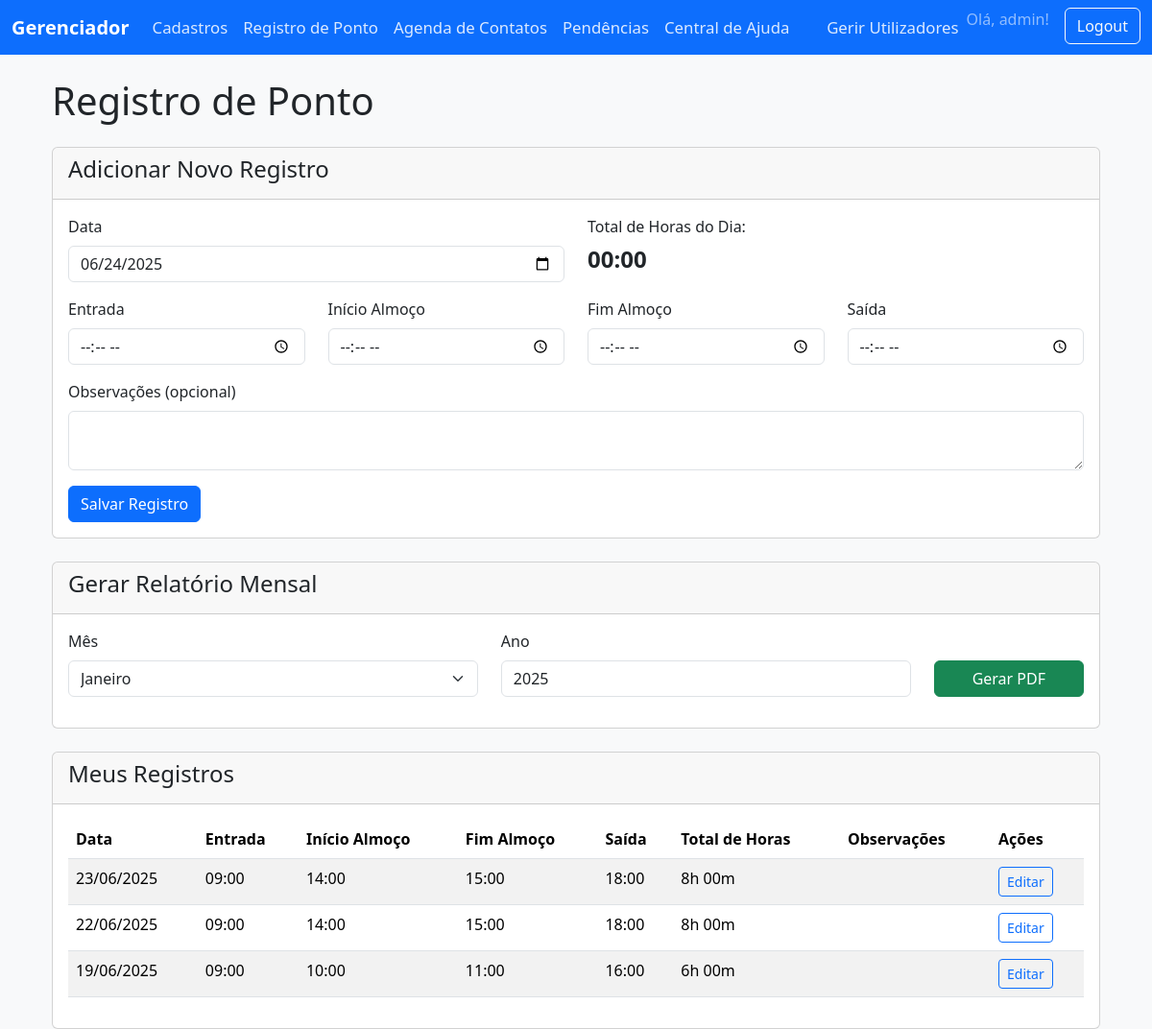
Page /ponto (signed in) on the earlier database version.
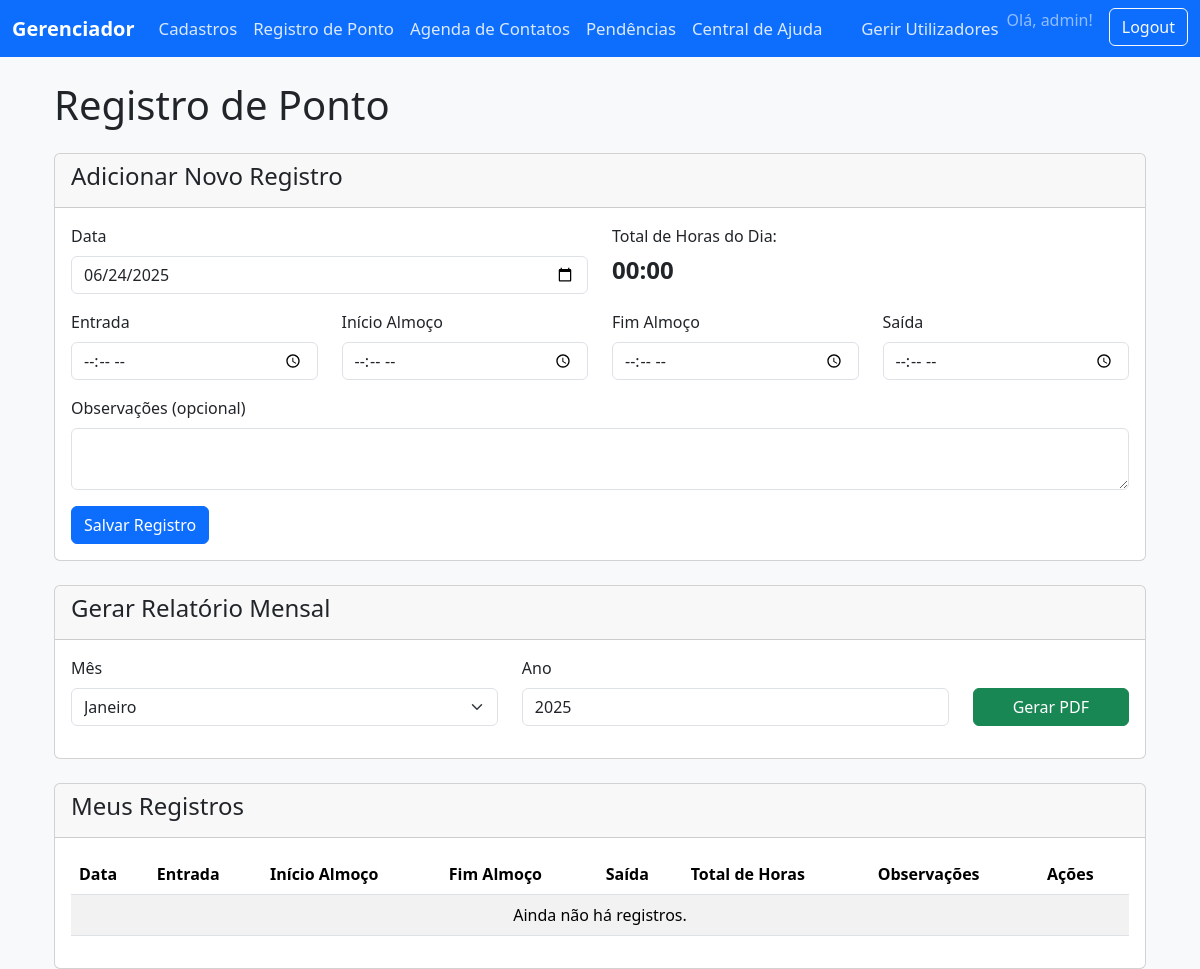
Same page on the later database version.
### app.py (models this page shows)
class User(db.Model, UserMixin):
    id = db.Column(db.Integer, primary_key=True)
    username = db.Column(db.String(80), unique=True, nullable=False)
    password = db.Column(db.String(128), nullable=False)
    is_admin = db.Column(db.Boolean, nullable=False, default=False)

class RegistroPonto(db.Model):
    id = db.Column(db.Integer, primary_key=True)
    data = db.Column(db.Date, nullable=False)
    hora_entrada = db.Column(db.Time, nullable=True)
    hora_inicio_almoco = db.Column(db.Time, nullable=True)
    hora_fim_almoco = db.Column(db.Time, nullable=True)
    hora_saida = db.Column(db.Time, nullable=True)
    observacao = db.Column(db.String(200), nullable=True)
    user_id = db.Column(db.Integer, db.ForeignKey('user.id'), nullable=False)
    user = db.relationship('User', backref=db.backref('registros_ponto', lazy=True))
    @property
    def total_horas(self):
        if not self.hora_entrada or not self.hora_saida: return "N/A"
        try:
            hoje = datetime.date.min
            entrada_dt = datetime.datetime.combine(hoje, self.hora_entrada)
            saida_dt = datetime.datetime.combine(hoje, self.hora_saida)
            duracao_total_segundos = (saida_dt - entrada_dt).total_seconds()
            duracao_almoco_segundos = 0
            if self.hora_inicio_almoco and self.hora_fim_almoco:
                inicio_almoco_dt = datetime.datetime.combine(hoje, self.hora_inicio_almoco)
                fim_almoco_dt = datetime.datetime.combine(hoje, self.hora_fim_almoco)
                if fim_almoco_dt > inicio_almoco_dt: duracao_almoco_segundos = (fim_almoco_dt - inicio_almoco_dt).total_seconds()
            total_trabalhado_segundos = duracao_total_segundos - duracao_almoco_segundos
            if total_trabalhado_segundos < 0: total_trabalhado_segundos = 0
            hours = int(total_trabalhado_segundos // 3600)
            minutes = int((total_trabalhado_segundos % 3600) // 60)
            return f"{hours}h {minutes:02d}m"
        except Exception: return "Erro"

### app.py (the view, shortened to what this page needs)
@app.route('/ponto', methods=['GET', 'POST'])
@login_required
def registro_ponto():
    hoje = datetime.date.today()
    registros_do_utilizador = RegistroPonto.query.filter_by(user_id=current_user.id).order_by(RegistroPonto.data.desc()).all()
    return render_template('ponto.html', registros=registros_do_utilizador, hoje=hoje)

### app.py (called while the page is built)
@login_manager.user_loader
def load_user(user_id):
    return User.query.get(int(user_id))

### templates/ponto.html (shortened to what this page needs)
{% extends "base.html" %}
{% block content %}
<div class="container mt-4">
    <h1 class="mb-4">Registro de Ponto</h1>
    <div class="card mb-4">
        <div class="card-header">
            <h4 id="form-title">Adicionar Novo Registro</h4>
        </div>
        <div class="card-body">
            <form id="ponto-form" method="POST" action="{{ url_for('registro_ponto') }}">
                <div class="row">
                    <div class="col-md-6 mb-3">
                        <label for="data" class="form-label">Data</label>
                        <input type="date" class="form-control" id="data" name="data" value="{{ hoje.strftime('%Y-%m-%d') }}" required>
                    </div>
                    <div class="col-md-6 mb-3">
                        <label class="form-label">Total de Horas do Dia:</label>
                        <h4 id="contador-horas" class="fw-bold">00:00</h4>
                    </div>
                </div>
                <div class="row">
                    <div class="col-md-3 mb-3">
                        <label for="hora_entrada" class="form-label">Entrada</label>
                        <input type="time" class="form-control" id="hora_entrada" name="hora_entrada">
                    </div>
                    <div class="col-md-3 mb-3">
                        <label for="hora_inicio_almoco" class="form-label">Início Almoço</label>
                        <input type="time" class="form-control" id="hora_inicio_almoco" name="hora_inicio_almoco">
                    </div>
                    <div class="col-md-3 mb-3">
                        <label for="hora_fim_almoco" class="form-label">Fim Almoço</label>
                        <input type="time" class="form-control" id="hora_fim_almoco" name="hora_fim_almoco">
                    </div>
                    <div class="col-md-3 mb-3">
                        <label for="hora_saida" class="form-label">Saída</label>
                        <input type="time" class="form-control" id="hora_saida" name="hora_saida">
                    </div>
                </div>
                <div class="mb-3">
                    <label for="observacao" class="form-label">Observações (opcional)</label>
                    <textarea class="form-control" id="observacao" name="observacao" rows="2"></textarea>
                </div>
                <button type="submit" class="btn btn-primary">Salvar Registro</button>
            </form>
        </div>
    </div>
    <div class="card mb-4">
        <div class="card-header">
            <h4>Gerar Relatório Mensal</h4>
        </div>
        <div class="card-body">
            <form method="GET" action="{{ url_for('relatorio_ponto') }}" target="_blank">
                <div class="row align-items-end">
                    <div class="col-md-5 mb-3">
                        <label for="mes" class="form-label">Mês</label>
                        <select id="mes" name="mes" class="form-select" required>
                            <option value="1">Janeiro</option>
                        </select>
                    </div>
                    <div class="col-md-5 mb-3">
                        <label for="ano" class="form-label">Ano</label>
                        <input type="number" id="ano" name="ano" class="form-control" value="{{ hoje.year }}" required>
                    </div>
                    <div class="col-md-2 mb-3">
                        <button type="submit" class="btn btn-success w-100">Gerar PDF</button>
                    </div>
                </div>
            </form>
        </div>
    </div>
    <div class="card">
        <div class="card-header">
            <h4>Meus Registros</h4>
        </div>
        <div class="card-body">
            <div class="table-responsive">
                <table class="table table-striped table-hover">
                    <thead>
                        <tr>
                            <th>Data</th>
                            <th>Entrada</th>
                            <th>Início Almoço</th>
                            <th>Fim Almoço</th>
                            <th>Saída</th>
                            <th>Total de Horas</th>
                            <th>Observações</th>
                            <th>Ações</th>
                        </tr>
                    </thead>
                    <tbody>
                        {% for registro in registros %}
                        <tr>
                            <td>{{ registro.data.strftime('%d/%m/%Y') }}</td>
                            <td>{{ registro.hora_entrada.strftime('%H:%M') if registro.hora_entrada else '---' }}</td>
                            <td>{{ registro.hora_inicio_almoco.strftime('%H:%M') if registro.hora_inicio_almoco else '---' }}</td>
                            <td>{{ registro.hora_fim_almoco.strftime('%H:%M') if registro.hora_fim_almoco else '---' }}</td>
                            <td>{{ registro.hora_saida.strftime('%H:%M') if registro.hora_saida else '---' }}</td>
                            <td>{{ registro.total_horas }}</td>
                            <td>{{ registro.observacao }}</td>
                            <td>
                                <button class="btn btn-sm btn-outline-primary edit-btn"
                                        data-id="{{ registro.id }}"
                                        data-data="{{ registro.data.strftime('%Y-%m-%d') }}"
                                        data-entrada="{{ registro.hora_entrada.strftime('%H:%M') if registro.hora_entrada else '' }}"
                                        data-inicio-almoco="{{ registro.hora_inicio_almoco.strftime('%H:%M') if registro.hora_inicio_almoco else '' }}"
                                        data-fim-almoco="{{ registro.hora_fim_almoco.strftime('%H:%M') if registro.hora_fim_almoco else '' }}"
                                        data-saida="{{ registro.hora_saida.strftime('%H:%M') if registro.hora_saida else '' }}"
                                        data-obs="{{ registro.observacao or '' }}">
                                    Editar
                                </button>
                            </td>
                        </tr>
                        {% else %}
                        <tr>
                            <td colspan="8" class="text-center">Ainda não há registros.</td>
                        </tr>
                        {% endfor %}
                    </tbody>
                </table>
            </div>
        </div>
    </div>
</div>
{% endblock %}

### templates/base.html (shortened to what this page needs)
<!DOCTYPE html>
<html lang="pt-br">
<head>
    <link href="https://cdn.jsdelivr.net/npm/bootstrap@5.3.3/dist/css/bootstrap.min.css" rel="stylesheet" xintegrity="sha384-QWTKZyjpPEjISv5WaRU9OFeRpok6YctnYmDr5pNlyT2bRjXh0JMhjY6hW+ALEwIH">
</head>
<body class="bg-light">
    <nav class="navbar navbar-expand-lg navbar-dark bg-primary">
        <div class="container-fluid">
            <a class="navbar-brand" href="{{ url_for('pagina_inicial') }}">Gerenciador</a>
            <div class="collapse navbar-collapse" id="navbarNav">
                {% if current_user.is_authenticated %}
                <ul class="navbar-nav me-auto mb-2 mb-lg-0">
                    <li class="nav-item">
                        <a class="nav-link" href="{{ url_for('pagina_inicial') }}">Cadastros</a>
                    </li>
                    <li class="nav-item">
                        <a class="nav-link" href="{{ url_for('registro_ponto') }}">Registro de Ponto</a>
                    </li>
                    <li class="nav-item">
                        <a class="nav-link" href="{{ url_for('contatos') }}">Agenda de Contatos</a>
                    </li>
                    <li class="nav-item">
                        <a class="nav-link" href="{{ url_for('pendencias') }}">Pendências</a>
                    </li>
                    <li class="nav-item">
                        <a class="nav-link" href="{{ url_for('ajuda') }}">Central de Ajuda</a>
                    </li>
                </ul>
                <ul class="navbar-nav">
                    {% if current_user.is_admin %}
                    <li class="nav-item">
                        <a class="nav-link" href="{{ url_for('manage_users') }}">Gerir Utilizadores</a>
                    </li>
                    {% endif %}
                    <li class="nav-item">
                        <span class="navbar-text me-3">
                            Olá, {{ current_user.username }}!
                        </span>
                    </li>
                    <li class="nav-item">
                        <a href="{{ url_for('logout') }}" class="btn btn-outline-light">Logout</a>
                    </li>
                </ul>
                {% endif %}
            </div>
        </div>
    </nav>
    <main class="container mt-4">
        {% block content %}{% endblock %}
    </main>
</body>
</html>

### templates/base.html (style rules this page uses)
.navbar-nav .nav-link { font-size: 1.05rem; font-weight: 500; color: rgba(255, 255, 255, 0.85) !important; }
.navbar-brand { font-weight: bold; }

Differences in the rows shown:
removed RegistroPonto: data "23/06/2025", hora_entrada "09:00", hora_inicio_almoco "14:00", hora_fim_almoco "15:00", hora_saida "18:00", total_horas "8h 00m"
removed RegistroPonto: data "22/06/2025", hora_entrada "09:00", hora_inicio_almoco "14:00", hora_fim_almoco "15:00", hora_saida "18:00", total_horas "8h 00m"
removed RegistroPonto: data "19/06/2025", hora_entrada "09:00", hora_inicio_almoco "10:00", hora_fim_almoco "11:00", hora_saida "16:00", total_horas "6h 00m"
Other differences:
text now shown: "Ainda não há registros."
